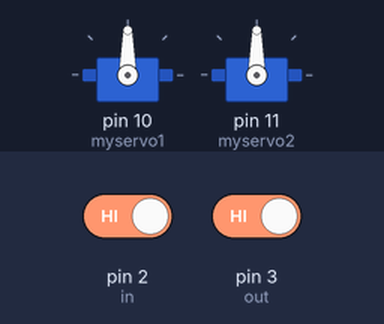
Recording of a sketch running on a simulated Arduino Uno, built with avr-gcc and run on an emulated ATmega328P. On the bench: 2 × servo. Inputs (shaded band) come from the test bench; at power-on: pin 2 (in) HIGH, pin 3 (out) HIGH.

Above: at 1.2 s.
1.3 s: pin 2 (in) driven LOW
At 2.5 s:
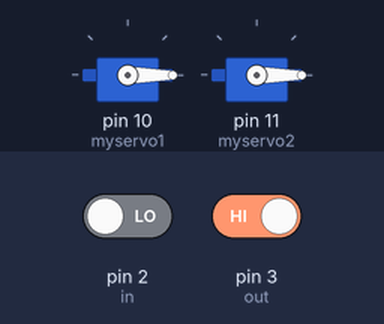
2.8 s: pin 3 (out) driven LOW
At 3.9 s:
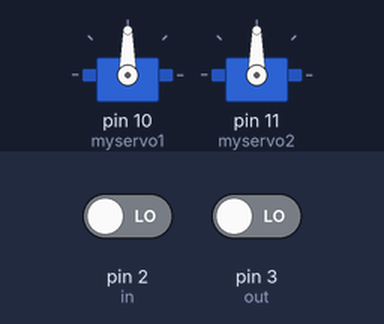
4.3 s: pin 3 (out) driven HIGH
At 6.2 s:
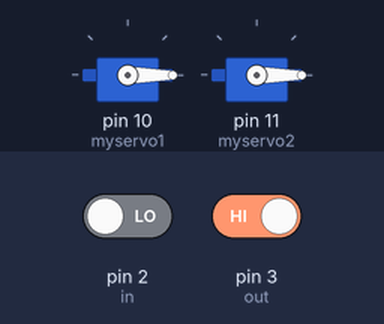
Timing chart, 0 to 7.7 s (numbered marks = the images above; inputs shaded):
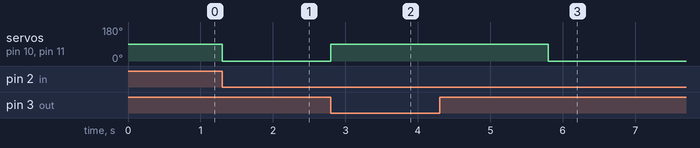

The sketch:

doorbreak-train-automatic.ino
```cpp
#include <Servo.h>      //Library servo
Servo myservo1;         //Deklarasi nama servo
Servo myservo2;         //Deklarasi nama servo

#define in 2            //Sensor IR masuk pada pin D2
#define out 3           //Sensor IR keluar pada pin D3

bool buka = true;
bool sensorIn = false;

void setup() {
  myservo1.attach(10);    //Servo pada pin D10
  myservo2.attach(11);    //Servo pada pin D11
  pinMode(in, INPUT);     //Setting I/O
  pinMode(out, INPUT);
  myservo1.write(90);
  myservo2.write(90);
}

void loop() {
  int nilai_in = digitalRead(in);     //Baca sensor
  int nilai_out = digitalRead(out);

  if(nilai_in == LOW && buka){          //Jika sensor IN bernilai LOW dan Servo terbuka, maka
    myservo1.write(0);
    myservo2.write(0);
    sensorIn = true;
    buka = false;
  }
  else if (nilai_out == LOW && buka){   //Jika sensor OUT bernilai LOW dan Servo terbuka, maka
    myservo1.write(0);
    myservo2.write(0);
    sensorIn = false;
    buka = false;
  }

  if(!buka && nilai_out == LOW && sensorIn){
    myservo1.write(90);
    myservo2.write(90);
    buka = true;
    delay(3000);
  }
  else if(!buka && nilai_in == LOW && !sensorIn){
    myservo1.write(90);
    myservo2.write(90);
    buka = true;
    delay(3000);
  }
}
```

Measured:
- after the input at 1.3 s, servo on pin 10 (myservo1), servo on pin 11 (myservo2): 90° → 0° at once
- after the input at 2.8 s, servo on pin 10 (myservo1), servo on pin 11 (myservo2): 0° → 90° at once
- after the input at 4.3 s, servo on pin 10 (myservo1), servo on pin 11 (myservo2): 90° → 0° after 1.5 s
